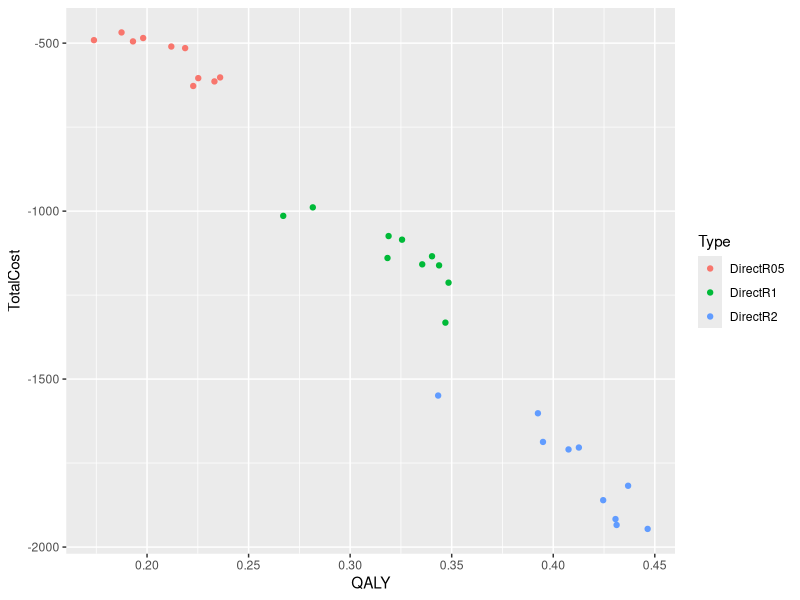

Here is the R script that generated this plot:
A22R1 = read.csv("A 22 risk 1.csv",header = T)
A22R05 = read.csv("A 22 risk 0.5.csv",header = T)
A22R2 = read.csv ("A 22 risk 2.csv",header = T)
B22R1= read.csv("B 22 risk 1.csv",header = T)
B22R05= read.csv("B 22 risk 0.5.csv",header = T)
B22R2= read.csv ("B 22 risk 2.csv",header = T)

A22R1$Type = "DirectR1"
A22R05$Type = "DirectR05"
A22R2$Type = "DirectR2"

B22R1$Type = "WaitR1"
B22R05$Type = "WaitR05"
B22R2$Type = "WaitR2"

#QALY
A22R1$QALY = A22R1$QALY - B22R1$QALY
A22R05$QALY = A22R05$QALY - B22R05$QALY
A22R2$QALY = A22R2$QALY- B22R2$QALY
#TotalCost
A22R1$TotalCost = A22R1$TotalCost - B22R1$TotalCost
A22R05$TotalCost = A22R05$TotalCost - B22R05$TotalCost
A22R2$TotalCost = A22R2$TotalCost- B22R2$TotalCost

MasterData = rbind(A22R1,A22R05,A22R2)
library(ggplot2)
qplot(QALY,TotalCost,data = MasterData,color = Type)